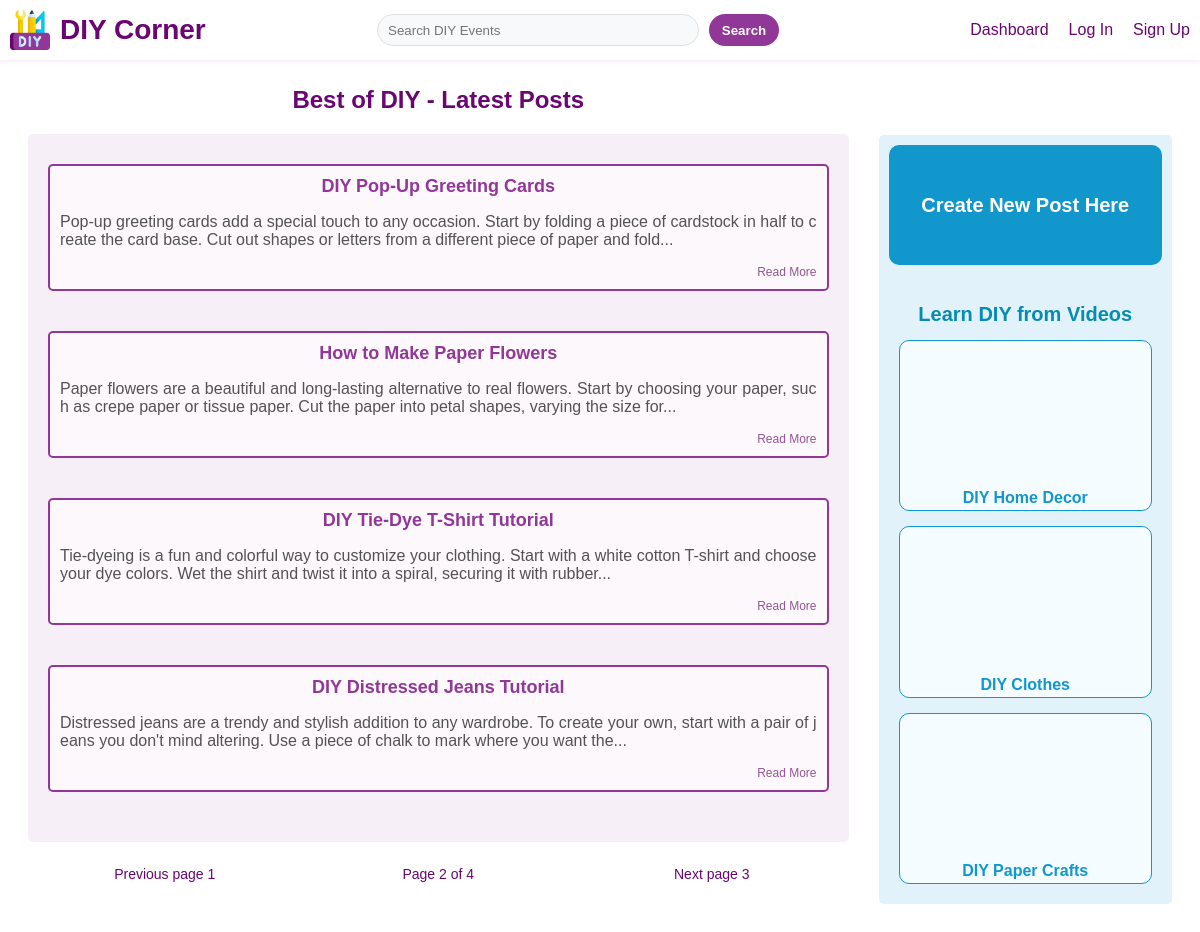
The app's page /dashboard?page=2 with its own data.
### app/models.py (models this page shows, shortened)
class Post(db.Model):
    __tablename__ = 'post'
    id = db.Column(db.Integer, primary_key=True, autoincrement=True)
    title = db.Column(db.String(100), nullable=False)
    content = db.Column(db.Text, nullable=False)
    date_posted = db.Column(db.DateTime, nullable=False, default=datetime.now)
    user_id = db.Column(db.Integer, db.ForeignKey('user.id'), nullable=False)
    author = db.relationship('User', backref=db.backref('post'))

### app/routes.py (the view)
@main.route('/dashboard', methods=['GET', 'POST'])
def dashboard():
    form=PostForm()
    page = request.args.get('page', 1, type=int)
    posts = Post.query.order_by(Post.date_posted.desc()).paginate(page=page, per_page=4)
    return render_template('dashboard.html', title='Dashboard', user=current_user, posts=posts, form=form, page=page)

### app/forms.py
class PostForm(FlaskForm):
    title = TextAreaField('Title', validators=[DataRequired()])
    content = TextAreaField('Content', validators=[DataRequired()])
    submit = SubmitField('Create new post')

### app/templates/dashboard.html (shortened to what this page needs)
{% extends "base.html" %}
{% block content %}
    <div class="dashboard-container">
        <div class="dashboard-left">
            <h1>Best of DIY - Latest Posts</h1>
            <div class="all-posts">
                {% for post in posts.items %}
                <div class="all-posts-list">
                    <a href="{{ url_for('main.details', post_id=post.id) }}" class="all-posts-title">{{ post.title }}</a>
                    <p>{{ post.content | truncate(200) }}</p>
                    <a href="{{ url_for('main.details', post_id=post.id) }}" class="read-more">Read More</a>
                </div>
                {% endfor %}
            </div>
            <div class="pages">
                <p>
                    {% if posts.has_prev %}
                        <a href="{{ url_for('main.dashboard', page=posts.prev_num) }}">Previous page</a>
                        {{ posts.prev_num }}
                    {% endif %}
                </p>
                <p>Page {{ posts.page }} of {{ posts.pages }}</p>
                <p>
                    {% if posts.has_next %}
                        <a href="{{ url_for('main.dashboard', page=posts.next_num) }}">Next page</a>
                        {{ posts.next_num }}
                    {% endif %}
                </p>
            </div>
        </div>
        <div class="dashboard-right">
            <a href="{{ url_for('main.post') }}" class="create-button">Create New Post Here</a>
            <h1>Learn DIY from Videos</h1>
            <div class="video-grid">
                    <div class="video-container">
                        <iframe src="https://www.youtube.com/embed/QVfEGFvIDnc?si=Cei9VK51KD9ou2X9" title="YouTube video player" allow="accelerometer; autoplay; clipboard-write; encrypted-media; gyroscope; picture-in-picture; web-share" allowfullscreen></iframe>
                        <p>DIY Home Decor</p>
                    </div>
                    <div class="video-container">
                        <iframe src="https://www.youtube.com/embed/x3GINpzPkXo?si=aq_kUpp5knVp_4PK" title="YouTube video player" allow="accelerometer; autoplay; clipboard-write; encrypted-media; gyroscope; picture-in-picture; web-share" allowfullscreen></iframe>
                        <p>DIY Clothes</p>
                    </div>
                    <div class="video-container">
                        <iframe src="https://www.youtube.com/embed/drT-Qp1PA30?si=W9aBeQiDM2I64Jkm" title="YouTube video player" allow="accelerometer; autoplay; clipboard-write; encrypted-media; gyroscope; picture-in-picture; web-share" allowfullscreen></iframe>
                        <p>DIY Paper Crafts</p>
                    </div>
            </div>
        </div>
    </div>
{% endblock %}

### app/static/css/base.css (style rules this page uses)
* { list-style: none; text-decoration: none; font-family: Verdana, sans-serif; }

### app/static/css/index.css (style rules this page uses)
* { list-style: none; text-decoration: none; }

### app/static/css/dashboard.css (style rules this page uses)
* { list-style: none; text-decoration: none; }
.dashboard-container { display: flex; padding: 20px; margin-top: 50px; }
.dashboard-left { flex: 3; width: 75%; margin-right: 30px; }
.dashboard-left h1 { font-size: 24px; color: #6a0572; font-weight: 800; text-align: center; margin-bottom: 20px; }
.all-posts { padding: 10px 20px; background-color: #f6eff7; border-radius: 5px; }
.all-posts-list { position: relative; border: 2px solid #913798; padding: 10px; margin-top: 20px; margin-bottom: 40px; background-color: #fdf8fb; border-radius: 5px; word-wrap: break-word; word-break: break-all; }
.all-posts-title { display: block; text-align: center; font-size: 18px; color: #913798; font-weight: 700; }
.all-posts-list p { font-size: 16px; color: #535353; font-weight: 400; text-align: justify; }
.read-more { display: block; text-align: right; font-size: 12px; color: #935697; font-weight: 500; }
.pages { display: flex; justify-content: space-between; align-items: center; text-align: center; margin-top: 10px; }
.pages p { flex: 1; font-size: 14px; color: #6a0572; font-weight: 500; }
.pages a { flex: 1; font-size: 14px; color: #6a0572; font-weight: 500; }
.dashboard-right { flex: 1; width: 25%; display: flex; flex-direction: column; text-align: center; align-items: center; background-color: #e1f2fa; border-radius: 5px; padding: 10px; margin-top: 65px; }
.create-button { display: flex; justify-content: center; align-items: center; width: 100%; height: 120px; border: none; border-radius: 10px; background-color: #1297cc; color: white; font-size: 20px; font-weight: 600; text-align: center; cursor: pointer; outline: none; transition: all 0.3s ease; margin-bottom: 25px; }
.dashboard-right h1 { font-size: 20px; color: #068cb4; font-weight: 700; text-align: center; }
.video-grid { display: flex; flex-wrap: wrap; gap: 5px; padding: 0 10px; width: auto; height: auto; }
.video-container { background-color: #f5fcff; border: 1px solid #1297cc; border-radius: 10px; margin-bottom: 10px; }
.video-container iframe { width: 100%; height: auto; aspect-ratio: 16 / 9; border: none; border-radius: 10px; }
.video-container p { font-size: 16px; color: #1297cc; font-weight: 700; margin: 3px; text-align: center; }

### app/static/css/details.css (style rules this page uses)
* { list-style: none; text-decoration: none; }

### app/static/css/forms.css (style rules this page uses)
* { list-style: none; text-decoration: none; }

### app/static/css/profile.css (style rules this page uses)
* { list-style: none; text-decoration: none; }

### records on screen
Post: title "DIY Pop-Up Greeting Cards", content "Pop-up greeting cards add a special touch to any occasion. Start by folding a piece of cardstock in half to create the card base. Cut out shapes or letters from a different piece of paper and fold..."
Post: title "How to Make Paper Flowers", content "Paper flowers are a beautiful and long-lasting alternative to real flowers. Start by choosing your paper, such as crepe paper or tissue paper. Cut the paper into petal shapes, varying the size for..."
Post: title "DIY Tie-Dye T-Shirt Tutorial", content "Tie-dyeing is a fun and colorful way to customize your clothing. Start with a white cotton T-shirt and choose your dye colors. Wet the shirt and twist it into a spiral, securing it with rubber..."
Post: title "DIY Distressed Jeans Tutorial", content "Distressed jeans are a trendy and stylish addition to any wardrobe. To create your own, start with a pair of jeans you don't mind altering. Use a piece of chalk to mark where you want the..."

### other values on screen
{{ posts.prev_num }} "1"
{{ posts.page }} "2"
{{ posts.pages }} "4"
{{ posts.next_num }} "3"
